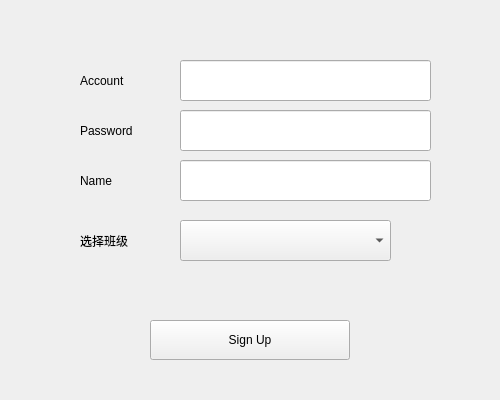
<?xml version="1.0" encoding="UTF-8"?>
<ui version="4.0">
 <class>Widget_Signup</class>
 <widget class="QWidget" name="Widget_Signup">
  <property name="geometry">
   <rect>
    <x>0</x>
    <y>0</y>
    <width>500</width>
    <height>400</height>
   </rect>
  </property>
  <property name="windowTitle">
   <string>Form</string>
  </property>
  <widget class="QLineEdit" name="lineEdit_Account">
   <property name="geometry">
    <rect>
     <x>180</x>
     <y>60</y>
     <width>251</width>
     <height>41</height>
    </rect>
   </property>
  </widget>
  <widget class="QLabel" name="label_Account">
   <property name="geometry">
    <rect>
     <x>80</x>
     <y>60</y>
     <width>101</width>
     <height>41</height>
    </rect>
   </property>
   <property name="text">
    <string>Account</string>
   </property>
  </widget>
  <widget class="QLabel" name="label_Password">
   <property name="geometry">
    <rect>
     <x>80</x>
     <y>110</y>
     <width>101</width>
     <height>41</height>
    </rect>
   </property>
   <property name="text">
    <string>Password</string>
   </property>
  </widget>
  <widget class="QLabel" name="label_Name">
   <property name="geometry">
    <rect>
     <x>80</x>
     <y>160</y>
     <width>101</width>
     <height>41</height>
    </rect>
   </property>
   <property name="text">
    <string>Name</string>
   </property>
  </widget>
  <widget class="QLineEdit" name="lineEdit_Password">
   <property name="geometry">
    <rect>
     <x>180</x>
     <y>110</y>
     <width>251</width>
     <height>41</height>
    </rect>
   </property>
  </widget>
  <widget class="QLineEdit" name="lineEdit_Name">
   <property name="geometry">
    <rect>
     <x>180</x>
     <y>160</y>
     <width>251</width>
     <height>41</height>
    </rect>
   </property>
  </widget>
  <widget class="QPushButton" name="pushButton">
   <property name="geometry">
    <rect>
     <x>150</x>
     <y>320</y>
     <width>200</width>
     <height>40</height>
    </rect>
   </property>
   <property name="text">
    <string>Sign Up</string>
   </property>
  </widget>
  <widget class="QComboBox" name="comboBox">
   <property name="geometry">
    <rect>
     <x>180</x>
     <y>220</y>
     <width>211</width>
     <height>41</height>
    </rect>
   </property>
  </widget>
  <widget class="QLabel" name="label">
   <property name="geometry">
    <rect>
     <x>80</x>
     <y>220</y>
     <width>101</width>
     <height>41</height>
    </rect>
   </property>
   <property name="text">
    <string>选择班级</string>
   </property>
  </widget>
 </widget>
 <resources/>
 <connections/>
</ui>
